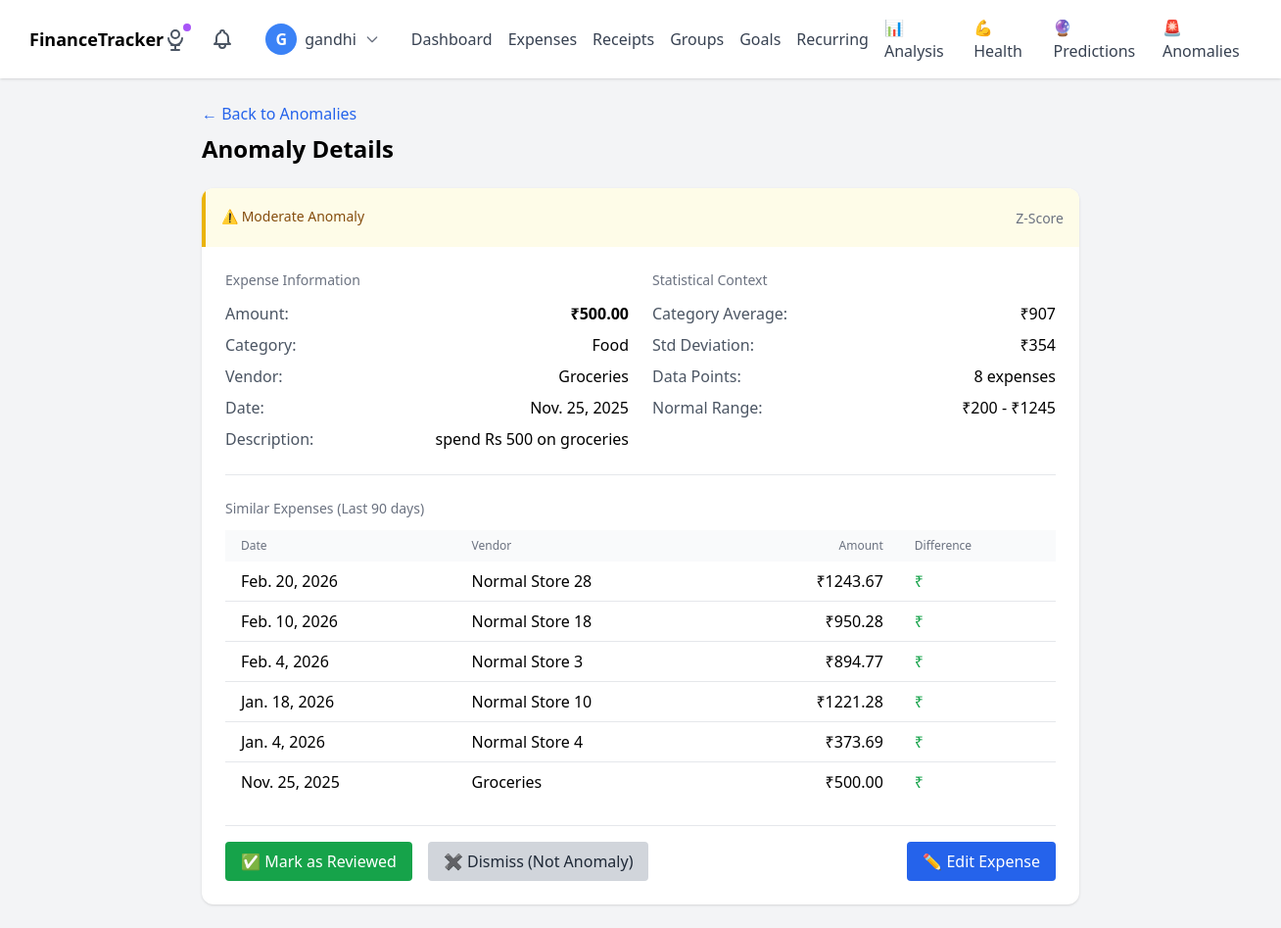
Page /anomalies/17/ (signed in) on the committed database.
### expenses/models.py (models this page shows, shortened)
class Expense(models.Model):
    CATEGORY_CHOICES = [
        ('Food', 'Food'),
        ('Travel', 'Travel'),
        ('Bills', 'Bills'),
        ('Entertainment', 'Entertainment'),
        ('Shopping', 'Shopping'),
        ('Healthcare', 'Healthcare'),
        ('Education', 'Education'),
        ('Groceries', 'Groceries'),
        ('Fuel', 'Fuel'),
        ('Investment', 'Investment'),
        ('Other', 'Other'),
    ]
    owner = models.ForeignKey(get_user_model(), on_delete=models.CASCADE, related_name='expenses')
    amount = models.DecimalField(max_digits=10, decimal_places=2)
    date = models.DateField()
    vendor = models.CharField(max_length=200)
    description = models.TextField(blank=True)
    category = models.CharField(max_length=20, choices=CATEGORY_CHOICES, default='Other')
    created_at = models.DateTimeField(auto_now_add=True)
    updated_at = models.DateTimeField(auto_now=True)
    is_anomaly = models.BooleanField(default=False)
    anomaly_score = models.FloatField(null=True, blank=True)  # Z-score
    anomaly_reason = models.TextField(blank=True)
    reviewed = models.BooleanField(default=False)  # User has reviewed this anomaly
    class Meta:
        ordering = ['-date', '-created_at']
        indexes = [
            models.Index(fields=['owner', 'date']),
            models.Index(fields=['owner', 'category', 'date']),
            models.Index(fields=['is_anomaly', 'reviewed']),
        ]

### expenses/views.py (the view)
# urls.py: path('anomalies/<int:expense_id>/', views.anomaly_detail, name='anomaly_detail'),
@login_required
def anomaly_detail(request, expense_id):
    expense = get_object_or_404(Expense, id=expense_id, owner=request.user)
    detector = AnomalyDetector(request.user)
    stats = detector.calculate_category_stats()
    cat_stats = stats.get(expense.category, {})
    similar = Expense.objects.filter(
        owner=request.user,
        category=expense.category,
        date__gte=expense.date - timedelta(days=90),
        date__lte=expense.date + timedelta(days=90)
    ).exclude(id=expense.id).order_by('-date')[:10]
    context = {
        'expense': expense,
        'stats': cat_stats,
        'similar': similar,
        'zscore': expense.anomaly_score,
    }
    return render(request, 'expenses/anomaly_detail.html', context)

### reminders/context_processors.py (called while the page is built)
def pending_reminders_count(request):
    if request.user.is_authenticated:
        return {
            'pending_reminders_count': Reminder.objects.filter(
                user=request.user,
                status='pending',
                in_app_notified=False
            ).count()
        }
    return {'pending_reminders_count': 0}

### templates/expenses/anomaly_detail.html (shortened to what this page needs)
{% extends 'expenses/base.html' %}
{% block content %}
<div class="max-w-4xl mx-auto">
    <div class="mb-6">
        <a href="{% url 'expenses:anomaly_dashboard' %}" class="text-blue-600 hover:text-blue-800 mb-2 inline-block">
            ← Back to Anomalies
        </a>
        <h1 class="text-2xl font-semibold">Anomaly Details</h1>
    </div>
    <div class="bg-white rounded-xl shadow overflow-hidden">
        <div class="p-4 {% if expense.anomaly_score > 3 %}bg-red-50 border-l-4 border-red-500{% else %}bg-yellow-50 border-l-4 border-yellow-500{% endif %}">
            <div class="flex items-center justify-between">
                <div>
                    <span class="text-sm font-medium {% if expense.anomaly_score > 3 %}text-red-800{% else %}text-yellow-800{% endif %}">
                        {% if expense.anomaly_score > 3 %}🚨 Severe Anomaly{% else %}⚠️ Moderate Anomaly{% endif %}
                    </span>
                </div>
                <div class="text-right">
                    <span class="text-sm text-gray-500">Z-Score</span>
                </div>
            </div>
        </div>
        <div class="p-6">
            <div class="grid grid-cols-2 gap-6 mb-6">
                <div>
                    <h3 class="text-sm font-medium text-gray-500 mb-3">Expense Information</h3>
                    <dl class="space-y-2">
                        <div class="flex justify-between">
                            <dt class="text-gray-600">Amount:</dt>
                            <dd class="font-semibold">₹{{ expense.amount }}</dd>
                        </div>
                        <div class="flex justify-between">
                            <dt class="text-gray-600">Category:</dt>
                            <dd>{{ expense.category }}</dd>
                        </div>
                        <div class="flex justify-between">
                            <dt class="text-gray-600">Vendor:</dt>
                            <dd>{{ expense.vendor }}</dd>
                        </div>
                        <div class="flex justify-between">
                            <dt class="text-gray-600">Date:</dt>
                            <dd>{{ expense.date }}</dd>
                        </div>
                        <div class="flex justify-between">
                            <dt class="text-gray-600">Description:</dt>
                            <dd>{{ expense.description|default:"-" }}</dd>
                        </div>
                    </dl>
                </div>
                <div>
                    <h3 class="text-sm font-medium text-gray-500 mb-3">Statistical Context</h3>
                    <dl class="space-y-2">
                        <div class="flex justify-between">
                            <dt class="text-gray-600">Category Average:</dt>
                            <dd>₹{{ stats.mean|floatformat:0 }}</dd>
                        </div>
                        <div class="flex justify-between">
                            <dt class="text-gray-600">Std Deviation:</dt>
                            <dd>₹{{ stats.std|floatformat:0 }}</dd>
                        </div>
                        <div class="flex justify-between">
                            <dt class="text-gray-600">Data Points:</dt>
                            <dd>{{ stats.count }} expenses</dd>
                        </div>
                        <div class="flex justify-between">
                            <dt class="text-gray-600">Normal Range:</dt>
                            <dd>₹{{ stats.min|floatformat:0 }} - ₹{{ stats.max|floatformat:0 }}</dd>
                        </div>
                    </dl>
                </div>
            </div>
            {% if similar %}
            <div class="border-t pt-6">
                <h3 class="text-sm font-medium text-gray-500 mb-3">Similar Expenses (Last 90 days)</h3>
                <div class="overflow-x-auto">
                    <table class="min-w-full">
                        <thead class="bg-gray-50">
                            <tr>
                                <th class="px-4 py-2 text-left text-xs font-medium text-gray-500">Date</th>
                                <th class="px-4 py-2 text-left text-xs font-medium text-gray-500">Vendor</th>
                                <th class="px-4 py-2 text-right text-xs font-medium text-gray-500">Amount</th>
                                <th class="px-4 py-2 text-left text-xs font-medium text-gray-500">Difference</th>
                            </tr>
                        </thead>
                        <tbody class="divide-y">
                            {% for exp in similar %}
                            <tr>
                                <td class="px-4 py-2">{{ exp.date }}</td>
                                <td class="px-4 py-2">{{ exp.vendor }}</td>
                                <td class="px-4 py-2 text-right">₹{{ exp.amount }}</td>
                                <td class="px-4 py-2">
                                    {% with diff=expense.amount|add:"-"|add:exp.amount %}
                                        {% if diff > 0 %}
                                        <span class="text-red-600">+₹{{ diff|floatformat:0 }}</span>
                                        {% else %}
                                        <span class="text-green-600">₹{{ diff|floatformat:0 }}</span>
                                        {% endif %}
                                    {% endwith %}
                                </td>
                            </tr>
                            {% endfor %}
                        </tbody>
                    </table>
                </div>
            </div>
            {% endif %}
            <div class="flex gap-4 mt-6 pt-4 border-t">
                <form method="post" action="{% url 'expenses:mark_anomaly_reviewed' expense.id %}">
                    <button type="submit" class="bg-green-600 hover:bg-green-700 text-white px-4 py-2 rounded">
                        ✅ Mark as Reviewed
                    </button>
                </form>
                <form method="post" action="{% url 'expenses:dismiss_anomaly' expense.id %}"
                      onsubmit="return confirm('Are you sure this is not an anomaly?');">
                    <button type="submit" class="bg-gray-300 hover:bg-gray-400 text-gray-800 px-4 py-2 rounded">
                        ✖️ Dismiss (Not Anomaly)
                    </button>
                </form>
                <a href="{% url 'expenses:expense_edit' expense.id %}"
                   class="bg-blue-600 hover:bg-blue-700 text-white px-4 py-2 rounded ml-auto">
                    ✏️ Edit Expense
                </a>
            </div>
        </div>
    </div>
</div>
{% endblock %}

### templates/expenses/base.html (shortened to what this page needs)
{% load static %}
<!doctype html>
<html lang="en">
<head>
  <script src="https://cdn.tailwindcss.com"></script>
</head>
<body class="bg-gray-100 min-h-screen">
 <nav class="bg-white shadow">
  <div class="container mx-auto px-4 py-4 flex justify-between items-center">
    <a href="{% url 'home' %}" class="font-bold text-lg">
      FinanceTracker
    </a>
    {% if user.is_authenticated %}
    <div class="flex items-center space-x-6">
      <a href="{% url 'expenses:voice_test' %}" class="relative group">
        <span class="absolute -top-1 -right-1 w-2 h-2 bg-purple-500 rounded-full animate-pulse"></span>
      </a>
      <a href="{% url 'reminders:notifications' %}" class="relative">
      </a>
      <div class="relative">
        <button onclick="toggleUserMenu()" class="flex items-center space-x-2 focus:outline-none hover:bg-gray-50 px-2 py-1 rounded-lg transition">
          <div class="w-8 h-8 bg-blue-500 rounded-full flex items-center justify-center text-white font-semibold">
            {{ user.username|first|upper }}
          </div>
          <span class="text-gray-700 font-medium">{{ user.username }}</span>
          <svg class="w-4 h-4 text-gray-500" fill="none" stroke="currentColor" viewBox="0 0 24 24">
            <path stroke-linecap="round" stroke-linejoin="round" stroke-width="2" d="M19 9l-7 7-7-7"></path>
          </svg>
        </button>
      </div>
      <div class="hidden lg:flex items-center space-x-4 text-gray-700">
        <a href="{% url 'expenses:dashboard' %}" class="hover:text-blue-600">Dashboard</a>
        <a href="{% url 'expenses:expense_list' %}" class="hover:text-blue-600">Expenses</a>
        <a href="{% url 'expenses:receipt_list' %}" class="hover:text-blue-600">Receipts</a>
        <a href="{% url 'groups:group_list' %}" class="hover:text-blue-600">Groups</a>
        <a href="{% url 'goals:goals_dashboard' %}" class="hover:text-blue-600">Goals</a>
        <a href="{% url 'recurring:dashboard' %}" class="hover:text-blue-600">Recurring</a>
        <a href="{% url 'expenses:analysis_dashboard' %}" class="hover:text-blue-600 {% if request.path == '/analysis/' %}text-blue-600 font-semibold{% endif %}">
          📊 Analysis
        </a>
        <a href="{% url 'expenses:financial_health' %}" class="hover:text-blue-600">💪 Health</a>
        <a href="{% url 'expenses:prediction_dashboard' %}" class="hover:text-blue-600">🔮 Predictions</a>
        <a href="{% url 'expenses:anomaly_dashboard' %}" class="hover:text-blue-600">🚨 Anomalies</a>
      </div>
    </div>
    {% endif %}
  </div>
</nav>
<main class="container mx-auto px-4 py-6">
  {% block content %}{% endblock %}
</main>
</body>
</html>

### templates/expenses/base.html (style rules this page uses)
.transition { transition: all 0.2s ease; }

### rows in the picture
Expense: amount "500.00", category "Food", vendor "Groceries", date "Nov. 25, 2025", description "spend Rs 500 on groceries"
Expense: date "Feb. 20, 2026", vendor "Normal Store 28", amount "1243.67"
Expense: date "Feb. 10, 2026", vendor "Normal Store 18", amount "950.28"
Expense: date "Feb. 4, 2026", vendor "Normal Store 3", amount "894.77"
Expense: date "Jan. 18, 2026", vendor "Normal Store 10", amount "1221.28"
Expense: date "Jan. 4, 2026", vendor "Normal Store 4", amount "373.69"
Expense: date "Nov. 25, 2025", vendor "Groceries", amount "500.00"

### other values in the picture
{{ user.username|first|upper }} "G"
{{ user.username }} "gandhi"
{{ stats.mean|floatformat:0 }} "907"
{{ stats.std|floatformat:0 }} "354"
{{ stats.count }} "8"
{{ stats.min|floatformat:0 }} "200"
{{ stats.max|floatformat:0 }} "1245"
